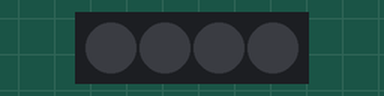
This sketch was run on a simulated ESP32. Shown: 4 RGB LEDs in strip order, left to right. Dim RGB values are drawn brighter than linear; what the sketch prints to the serial monitor is not drawn.

Above: at 0.4 s.
At 2.2 s:
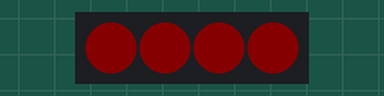
Timing chart, 0 to 3.0 s (numbered marks = the images above):
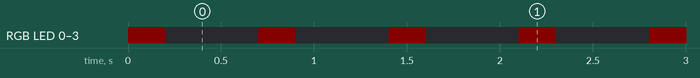

The sketch:

neopixels.ino
```cpp
/*   NeoPixelTest
     clignote les 4 leds en rouge
     https://github.com/Makuna/NeoPixelBus/wiki/ESP32-NeoMethods
*/

#include <NeoPixelBus.h>
#define PIXEL_COUNT 4   // 4 rgb leds
#define PIXEL_PIN  18  // broche des neopixels

#define colorSaturation 8

NeoPixelBus<NeoGrbFeature, NeoEsp32Rmt0800KbpsMethod> strip(PIXEL_COUNT, PIXEL_PIN);

RgbColor rouge(colorSaturation, 0, 0);
RgbColor vert(0, colorSaturation, 0);
RgbColor bleu(0, 0, colorSaturation);
RgbColor blanc(colorSaturation);
RgbColor black(0);

int tempo=500;

void setup()
{
  Serial.begin(9600);
  while (!Serial); // wait for serial

  Serial.println();
  Serial.println("Initialisation...");
  Serial.flush();

  // this resets all the neopixels to an off state
  strip.Begin();
  strip.Show();

  Serial.println();
  Serial.println("Clignotement...");
}


void loop()
{
  allume(rouge);
  delay(200);
  eteint();
  delay(500);
}


void allume(RgbColor couleur) {
  int n;
  for (n = 0; n < PIXEL_COUNT; n++) {
    strip.SetPixelColor(n, couleur);
  }
  strip.Show();
}

void eteint() {
  int n;
  for (n = 0; n < PIXEL_COUNT; n++) {
    strip.SetPixelColor(n, black);
  }
  strip.Show();
}
```

Measured:
- by itself, RGB LED 0–3: alternates RGB(8, 0, 0) for 0.20 s and off for 0.50 s
